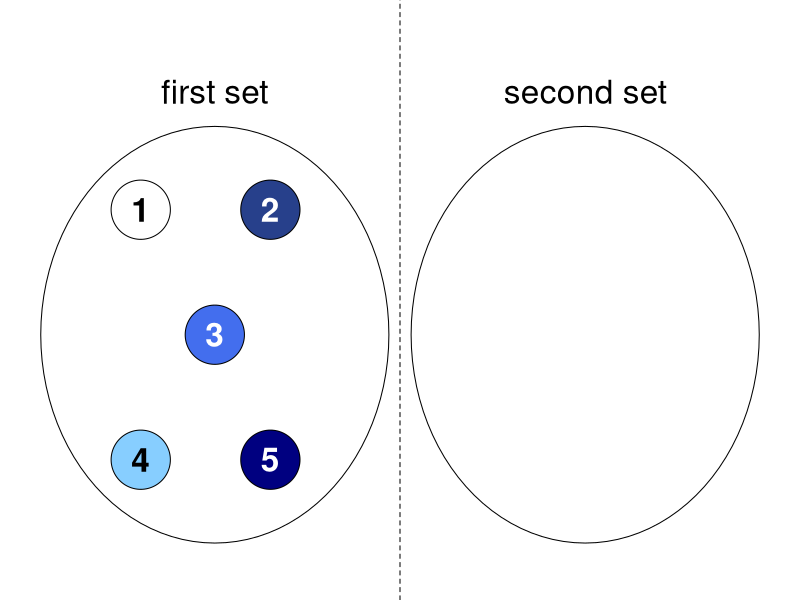
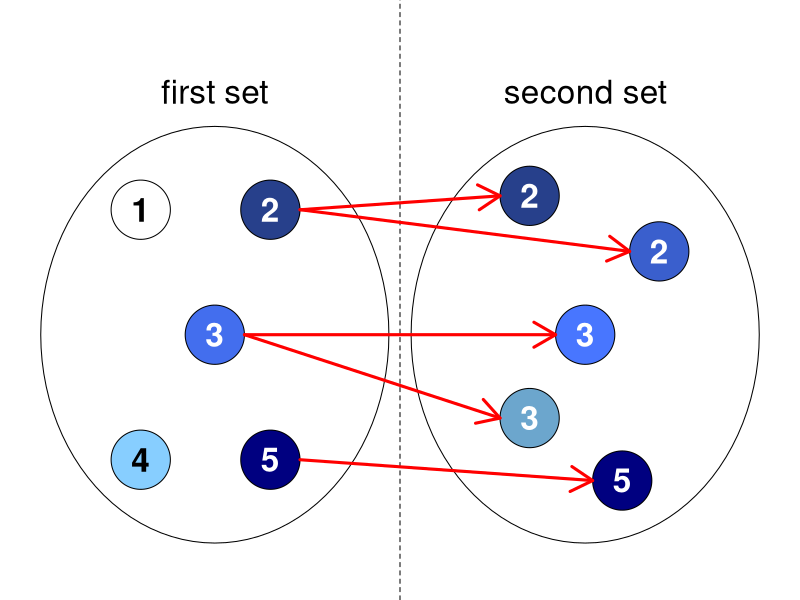

Write R code to recreate these figures, in order.
## ---- chunk 1
knitr::opts_chunk$set(echo = FALSE)
## ---- chunk 2
illustratePriceEq <- function(step=3){
  if(requireNamespace("plotrix", quietly=TRUE)){
    suppressPackageStartupMessages(library(plotrix))
    par(mar=c(0,0,0,0))
    plot(x=-10:10, y=-10:10, ylim=c(-3.5,4.5),
         type="n", xlab="", ylab="", axes=FALSE)
    abline(v=0, lty=2, cex=2)

    ## first set:
    draw.ellipse(x=-5, y=0, a=4.7, b=3)
    text(x=-5, y=3.5, labels="first set", cex=2)

    draw.circle(x=-7, y=1.8, radius=0.8)
    text(x=-7, y=1.8, labels="1", cex=2, font=2)

    draw.circle(x=-3.5, y=1.8, radius=0.8, col="royalblue4")
    text(x=-3.5, y=1.8, labels="2", cex=2, font=2, col="white")

    draw.circle(x=-5, y=0, radius=0.8, col="royalblue2")
    text(x=-5, y=0, labels="3", cex=2, font=2, col="white")

    draw.circle(x=-7, y=-1.8, radius=0.8, col="skyblue1")
    text(x=-7, y=-1.8, labels="4", cex=2, font=2)

    draw.circle(x=-3.5, y=-1.8, radius=0.8, col="navy")
    text(x=-3.5, y=-1.8, labels="5", cex=2, font=2, col="white")

    ## second set:
    draw.ellipse(x=5, y=0, a=4.7, b=3)
    text(x=5, y=3.5, labels="second set", cex=2)
    if(step >= 2){

      draw.circle(x=3.5, y=2, radius=0.8, col="royalblue4")
      if(step >= 3){
        text(x=3.5, y=2, labels="2", cex=2, font=2, col="white")
        arrows(x0=-3.5+0.8, y0=1.8, x1=3.5-0.8, y1=2, lwd=3, col="red")
      }

      draw.circle(x=7, y=1.2, radius=0.8, col="royalblue3")
      if(step >= 3){
        text(x=7, y=1.2, labels="2", cex=2, font=2, col="white")
        arrows(x0=-3.5+0.8, y0=1.8, x1=7-0.8, y1=1.2, lwd=3, col="red")
      }

      draw.circle(x=5, y=0, radius=0.8, col="royalblue1")
      if(step >= 3){
        text(x=5, y=0, labels="3", cex=2, font=2, col="white")
        arrows(x0=-5+0.8, y0=0, x1=5-0.8, y1=0, lwd=3, col="red")
      }

      draw.circle(x=3.5, y=-1.2, radius=0.8, col="skyblue3")
      if(step >= 3){
        text(x=3.5, y=-1.2, labels="3", cex=2, font=2, col="white")
        arrows(x0=-5+0.8, y0=0, x1=3.5-0.8, y1=-1.2, lwd=3, col="red")
      }

      draw.circle(x=6, y=-2.1, radius=0.8, col="navy")
      if(step >= 3){
        text(x=6, y=-2.1, labels="5", cex=2, font=2, col="white")
        arrows(x0=-3.5+0.8, y0=-1.8, x1=6-0.8, y1=-2.1, lwd=3, col="red")
      }
    }
  }
}
## ---- chunk 3
message ("Before selection:")
illustratePriceEq(1)
## ---- chunk 4
## illustratePriceEq(2)
## ---- chunk 5
message ("After selection:")
illustratePriceEq(3)
